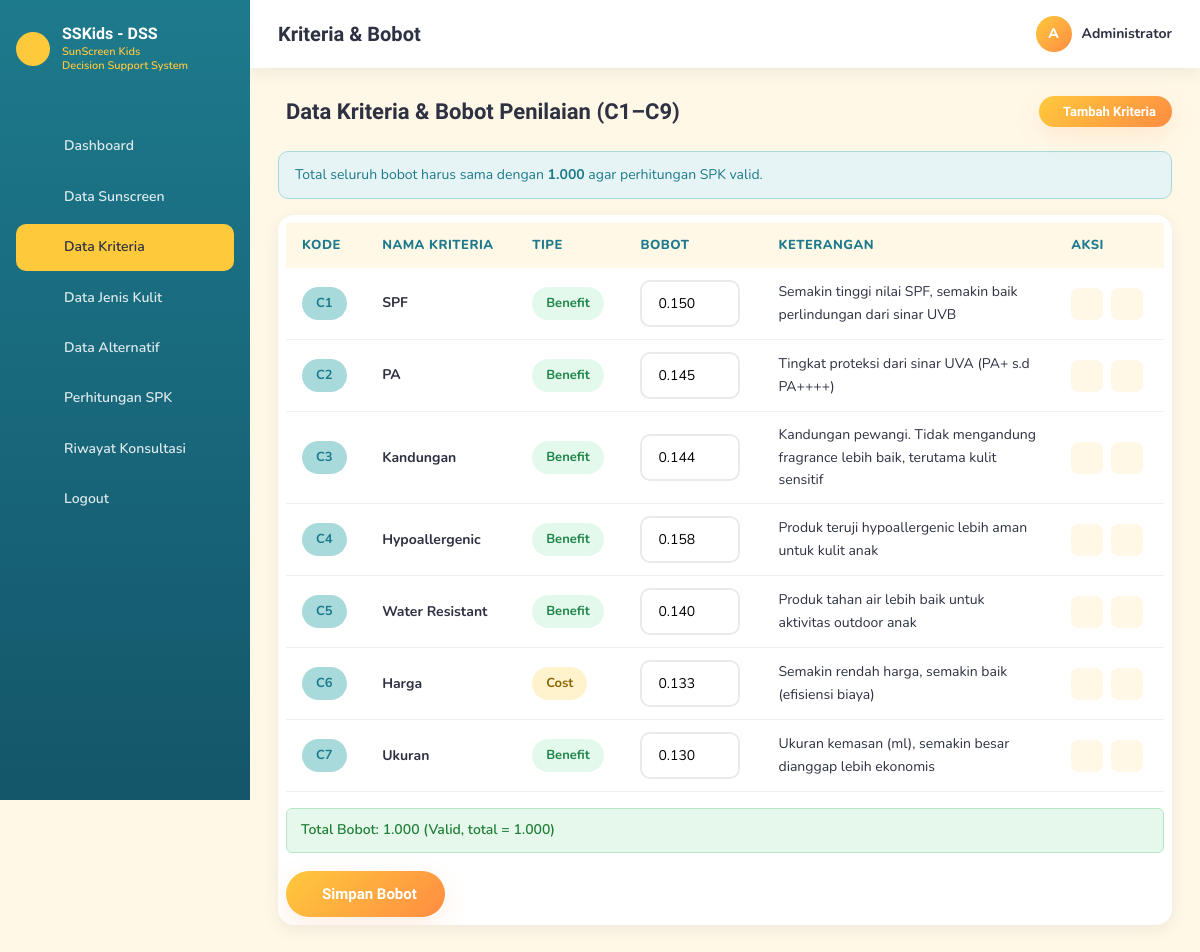
/admin/kriteria.php (signed in), run on the app's committed database.
### tables this page shows
CREATE TABLE `kriteria` (
  `id` int NOT NULL,
  `kode` varchar(5) NOT NULL,
  `nama_kriteria` varchar(100) NOT NULL,
  `tipe` enum('benefit','cost') NOT NULL,
  `bobot` decimal(5,3) DEFAULT '0.111',
  `keterangan` text
);

### admin/kriteria.php (the view, shortened to what this page needs)
<?php
require_once '../includes/config.php';
$data = [];
$res = $koneksi->query("SELECT * FROM kriteria ORDER BY id ASC");
while ($row = $res->fetch_assoc()) $data[] = $row;
$total = array_sum(array_column($data, 'bobot'));
include '../includes/admin_header.php';
?>
<div class="page-title-bar">
  <h2 style="display:flex; align-items:center; gap:8px;"><i class="ti ti-ruler-2"></i> Data Kriteria &amp; Bobot Penilaian (C1–C9)</h2>
  <button class="btn btn-primary btn-sm" onclick="openModalTambah()"><i class="ti ti-plus"></i> Tambah Kriteria</button>
</div>
<div class="alert alert-info">
  <i class="ti ti-info-circle"></i> Total seluruh bobot harus sama dengan <strong>1.000</strong> agar perhitungan SPK valid.
</div>
<div class="table-wrapper">
  <form method="POST" id="bobotForm">
    <table>
      <thead>
        <tr><th>Kode</th><th>Nama Kriteria</th><th>Tipe</th><th>Bobot</th><th>Keterangan</th><th>Aksi</th></tr>
      </thead>
      <tbody>
        <?php foreach ($data as $d): ?>
        <tr>
          <td><span class="badge badge-blue"><?= htmlspecialchars($d['kode']) ?></span></td>
          <td><strong><?= htmlspecialchars($d['nama_kriteria']) ?></strong></td>
          <td>
            <span class="badge <?= $d['tipe'] === 'benefit' ? 'badge-green' : 'badge-yellow' ?>">
              <?= ucfirst($d['tipe']) ?>
            </span>
          </td>
          <td>
            <input type="number" step="0.001" min="0" max="1" class="form-control bobot-input"
                   name="bobot[<?= $d['id'] ?>]" value="<?= number_format($d['bobot'], 3) ?>"
                   style="width:100px;">
          </td>
          <td style="max-width:280px;"><?= htmlspecialchars($d['keterangan']) ?></td>
          <td>
            <div class="action-icons">
              <button type="button" class="edit" title="Edit" onclick='isiForm(<?= json_encode($d) ?>)'><i class="ti ti-pencil"></i></button>
              <a class="delete" title="Hapus" href="?hapus=<?= $d['id'] ?>" onclick="return confirm('Yakin ingin menghapus kriteria ini?')"><i class="ti ti-trash"></i></a>
            </div>
          </td>
        </tr>
        <?php endforeach; ?>
      </tbody>
    </table>
    <div class="weight-total <?= abs($total - 1) < 0.001 ? 'ok' : 'bad' ?>" id="kriteriaWeightTotal" style="margin-top:16px; padding:10px 14px; border-radius:6px; font-weight:600;">
      Total Bobot: <span id="kriteriaTotalValue"><?= number_format($total, 3) ?></span>
      <span id="kriteriaTotalStatus">
      </span>
    </div>
    <button type="submit" name="bobot_submit" class="btn btn-primary" style="margin-top:18px;"><i class="ti ti-device-floppy"></i> Simpan Bobot</button>
  </form>
</div>
<?php include '../includes/admin_footer.php'; ?>

### assets/css/style.css (style rules this page uses)
:root { --sun-yellow: #FFC93C; --sunset-orange: #FF8C42; --sky-blue: #A8DADC; --deep-blue: #1D7A8C; --white: #FFFFFF; --cream: #FFF8E7; --text-dark: #2D3142; --text-muted: #6B7280; --success: #6FCF97; --danger: #EF5350; --gold: #FFD700; --silver: #C0C0C0; --bronze: #CD7F32; --gradient-sun: linear-gradient(135deg, #FFC93C 0%, #FF8C42 60%, #A8DADC 100%); --gradient-btn: linear-gradient(135deg, #FFC93C 0%, #FF8C42 100%); --radius-sm: 10px; --radius-md: 16px; --radius-lg: 24px; --shadow-soft: 0 8px 24px rgba(255, 140, 66, 0.15); --shadow-card: 0 4px 16px rgba(45, 49, 66, 0.08); --font-heading: 'Baloo 2', 'Poppins', sans-serif; --font-body: 'Nunito', 'Inter', sans-serif; }
* { margin: 0; padding: 0; box-sizing: border-box; }
html { scroll-behavior: smooth; }
body { font-family: var(--font-body); color: var(--text-dark); background: var(--cream); line-height: 1.6; }
a { text-decoration: none; color: inherit; }
h1, h2, h3, h4 { font-family: var(--font-heading); font-weight: 700; line-height: 1.25; color: var(--text-dark); }
.btn { display: inline-flex; align-items: center; justify-content: center; gap: 8px; padding: 14px 28px; border: none; border-radius: 999px; font-family: var(--font-heading); font-weight: 600; font-size: 15px; cursor: pointer; transition: transform 0.2s ease, box-shadow 0.2s ease, background 0.2s ease; white-space: nowrap; }
.btn-primary { background: var(--gradient-btn); color: var(--white); box-shadow: var(--shadow-soft); }
.btn-sm { padding: 8px 16px; font-size: 13px; }
.form-control { width: 100%; padding: 12px 16px; border: 2px solid #EAEAEA; border-radius: var(--radius-sm); font-family: var(--font-body); font-size: 14px; background: var(--white); transition: border-color 0.2s; }
.alert { padding: 12px 16px; border-radius: var(--radius-sm); font-size: 14px; margin-bottom: 16px; }
.alert-info { background: #E6F4F5; color: var(--deep-blue); border: 1px solid var(--sky-blue); }
.badge { display: inline-flex; align-items: center; gap: 6px; padding: 6px 14px; border-radius: 999px; font-size: 13px; font-weight: 700; }
.badge-yellow { background: #FFF3CD; color: #8A6500; }
.badge-blue { background: var(--sky-blue); color: var(--deep-blue); }
.badge-green { background: #E3F9EC; color: #1E8449; }
.table-wrapper { background: var(--white); border-radius: var(--radius-md); box-shadow: var(--shadow-card); overflow-x: auto; padding: 8px; }
table { width: 100%; border-collapse: collapse; min-width: 600px; }
thead th { background: var(--cream); color: var(--deep-blue); text-align: left; padding: 12px 16px; font-size: 13px; font-weight: 800; text-transform: uppercase; letter-spacing: 0.5px; }
tbody td { padding: 12px 16px; border-bottom: 1px solid #F0F0F0; font-size: 14px; vertical-align: middle; }
.action-icons { display: flex; gap: 8px; }
.action-icons a, .action-icons button { border: none; background: var(--cream); width: 32px; height: 32px; border-radius: 8px; display: flex; align-items: center; justify-content: center; cursor: pointer; font-size: 14px; }
.action-icons .edit { color: var(--deep-blue); }
.action-icons .delete { color: var(--danger); }
.page-title-bar { display: flex; justify-content: space-between; align-items: center; flex-wrap: wrap; gap: 12px; margin-bottom: 24px; }
.page-title-bar h2 { font-size: 22px; }
.weight-total { margin-top: 10px; padding: 12px 16px; border-radius: var(--radius-sm); font-weight: 700; font-size: 14px; }
.weight-total.ok { background: #E8F8EF; color: #1E8449; }

### admin/kriteria.php (style rules this page uses)
.weight-total.ok { background:#e6f7ec; color:#1e7e34; border:1px solid #b6e6c5; }

### data on the page
kriteria: kode "C1", nama_kriteria "SPF", tipe "Benefit", bobot "0.150", keterangan "Semakin tinggi nilai SPF, semakin baik perlindungan dari sinar UVB"
kriteria: kode "C2", nama_kriteria "PA", tipe "Benefit", bobot "0.145", keterangan "Tingkat proteksi dari sinar UVA (PA+ s.d PA++++)"
kriteria: kode "C3", nama_kriteria "Kandungan", tipe "Benefit", bobot "0.144", keterangan "Kandungan pewangi. Tidak mengandung fragrance lebih baik, terutama kulit sensitif"
kriteria: kode "C4", nama_kriteria "Hypoallergenic", tipe "Benefit", bobot "0.158", keterangan "Produk teruji hypoallergenic lebih aman untuk kulit anak"
kriteria: kode "C5", nama_kriteria "Water Resistant", tipe "Benefit", bobot "0.140", keterangan "Produk tahan air lebih baik untuk aktivitas outdoor anak"
kriteria: kode "C6", nama_kriteria "Harga", tipe "Cost", bobot "0.133", keterangan "Semakin rendah harga, semakin baik (efisiensi biaya)"
kriteria: kode "C7", nama_kriteria "Ukuran", tipe "Benefit", bobot "0.130", keterangan "Ukuran kemasan (ml), semakin besar dianggap lebih ekonomis"

### other printed values
$pageTitle "Kriteria & Bobot"
substr($_SESSION['admin_nama'] ?? 'A', 0, 1) "A"
$_SESSION['admin_nama'] "Administrator"
$total "1.000"
